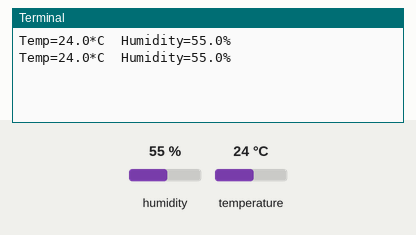
This program was run on a simulated Raspberry Pi (BCM pin numbers). Parts: the last lines printed to the terminal. The inputs (shaded band) are chosen by the test bench; at power-on: humidity 55 %, temperature 24 °C.

Above: at 1.2 s.
1.3 s: humidity set to 22 %
At 2.0 s:
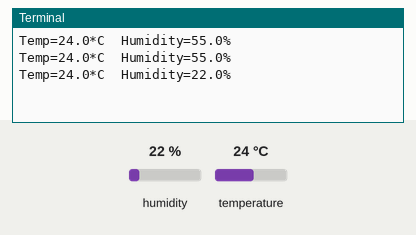
2.8 s: temperature set to 12 °C
At 3.6 s:
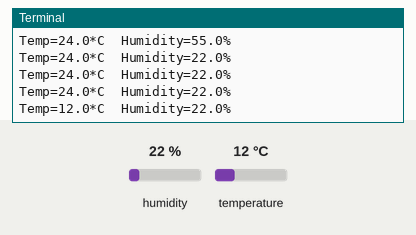
4.3 s: humidity set to 40 %
At 4.3 s:
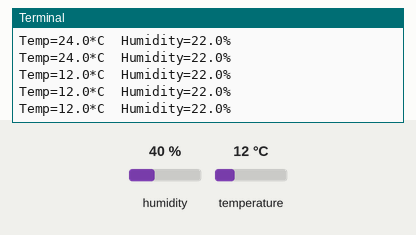
Timing chart, 0 to 7.3 s (numbered marks = the images above; inputs shaded):
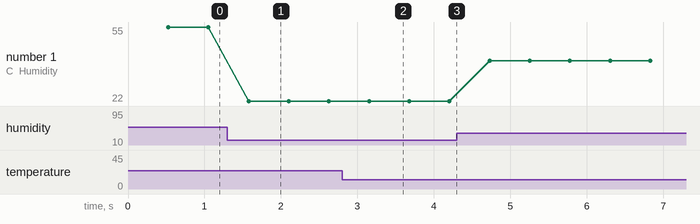

The program:

Rpi_DHT11.py
```python
import Adafruit_DHT

sensor = Adafruit_DHT.DHT11
# GPIO4 of Rpi is connected to dht11
pin = 4

while True:
	humidity, temperature = Adafruit_DHT.read_retry(sensor, pin)
	print('Temp={0:0.1f}*C  Humidity={1:0.1f}%'.format(temperature, humidity))
```

Measured:
- after the input at 1.3 s, the terminal: prints a new line after 0.28 s (image 1)
- after the input at 2.8 s, the terminal: prints a new line after 0.35 s (image 2)
- plotted number 1: 55 → 22 after the input at 1.3 s, 22 → 40 after the input at 4.3 s
